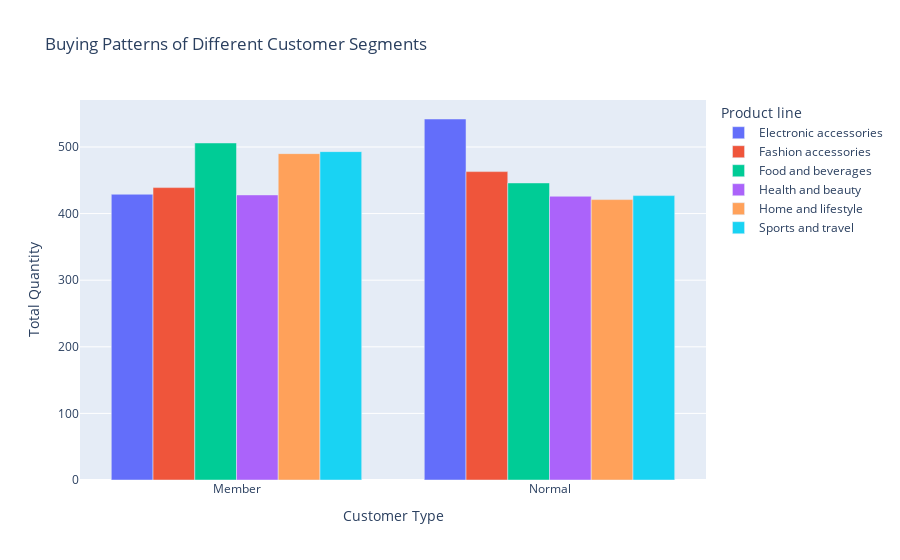

The code cell stored with this chart in its notebook:
### Code cell
nlp_query = "What are the buying patterns of different customer segments?"
part_A, part_B = split()
Cout = function3()

# 1. Who are the most valuable customers (in terms of purchase volume or frequency)?
# 2. What are the demographics of our customer base (age, location, etc.)?
# 3. What are the buying patterns of different customer segments?
# 4. How effective are marketing campaigns in attracting new customers?

# what is RFM analysis

# what is the gender ratio of customers in the dataset?
# rate of growth month on month for each product line
# month on month growth form october to december
# compare sales in january with febuary and march

# user query -> LLM -> query -> slide SQL (python)

### Figure 1 — Plotly figure (JSON) as saved in the notebook; plotly's stock layout.template omitted (floating-point values rounded to 4 significant figures)
{"data": [{"alignmentgroup": "True", "hovertemplate": "Product line=Electronic accessories<br>Customer Type=%{x}<br>Total Quantity=%{y}<extra></extra>", "legendgroup": "Electronic accessories", "marker": {"color": "#636efa", "pattern": {"shape": ""}}, "name": "Electronic accessories", "offsetgroup": "Electronic accessories", "orientation": "v", "showlegend": true, "textposition": "auto", "type": "bar", "x": ["Member", "Normal"], "xaxis": "x", "y": [429, 542], "yaxis": "y"}, {"alignmentgroup": "True", "hovertemplate": "Product line=Fashion accessories<br>Customer Type=%{x}<br>Total Quantity=%{y}<extra></extra>", "legendgroup": "Fashion accessories", "marker": {"color": "#EF553B", "pattern": {"shape": ""}}, "name": "Fashion accessories", "offsetgroup": "Fashion accessories", "orientation": "v", "showlegend": true, "textposition": "auto", "type": "bar", "x": ["Member", "Normal"], "xaxis": "x", "y": [439, 463], "yaxis": "y"}, {"alignmentgroup": "True", "hovertemplate": "Product line=Food and beverages<br>Customer Type=%{x}<br>Total Quantity=%{y}<extra></extra>", "legendgroup": "Food and beverages", "marker": {"color": "#00cc96", "pattern": {"shape": ""}}, "name": "Food and beverages", "offsetgroup": "Food and beverages", "orientation": "v", "showlegend": true, "textposition": "auto", "type": "bar", "x": ["Member", "Normal"], "xaxis": "x", "y": [506, 446], "yaxis": "y"}, {"alignmentgroup": "True", "hovertemplate": "Product line=Health and beauty<br>Customer Type=%{x}<br>Total Quantity=%{y}<extra></extra>", "legendgroup": "Health and beauty", "marker": {"color": "#ab63fa", "pattern": {"shape": ""}}, "name": "Health and beauty", "offsetgroup": "Health and beauty", "orientation": "v", "showlegend": true, "textposition": "auto", "type": "bar", "x": ["Member", "Normal"], "xaxis": "x", "y": [428, 426], "yaxis": "y"}, {"alignmentgroup": "True", "hovertemplate": "Product line=Home and lifestyle<br>Customer Type=%{x}<br>Total Quantity=%{y}<extra></extra>", "legendgroup": "Home and lifestyle", "marker": {"color": "#FFA15A", "pattern": {"shape": ""}}, "name": "Home and lifestyle", "offsetgroup": "Home and lifestyle", "orientation": "v", "showlegend": true, "textposition": "auto", "type": "bar", "x": ["Member", "Normal"], "xaxis": "x", "y": [490, 421], "yaxis": "y"}, {"alignmentgroup": "True", "hovertemplate": "Product line=Sports and travel<br>Customer Type=%{x}<br>Total Quantity=%{y}<extra></extra>", "legendgroup": "Sports and travel", "marker": {"color": "#19d3f3", "pattern": {"shape": ""}}, "name": "Sports and travel", "offsetgroup": "Sports and travel", "orientation": "v", "showlegend": true, "textposition": "auto", "type": "bar", "x": ["Member", "Normal"], "xaxis": "x", "y": [493, 427], "yaxis": "y"}], "layout": {"barmode": "group", "legend": {"title": {"text": "Product line"}, "tracegroupgap": 0}, "title": {"text": "Buying Patterns of Different Customer Segments"}, "xaxis": {"anchor": "y", "domain": [0, 1], "title": {"text": "Customer Type"}}, "yaxis": {"anchor": "x", "domain": [0, 1], "title": {"text": "Total Quantity"}}}}
